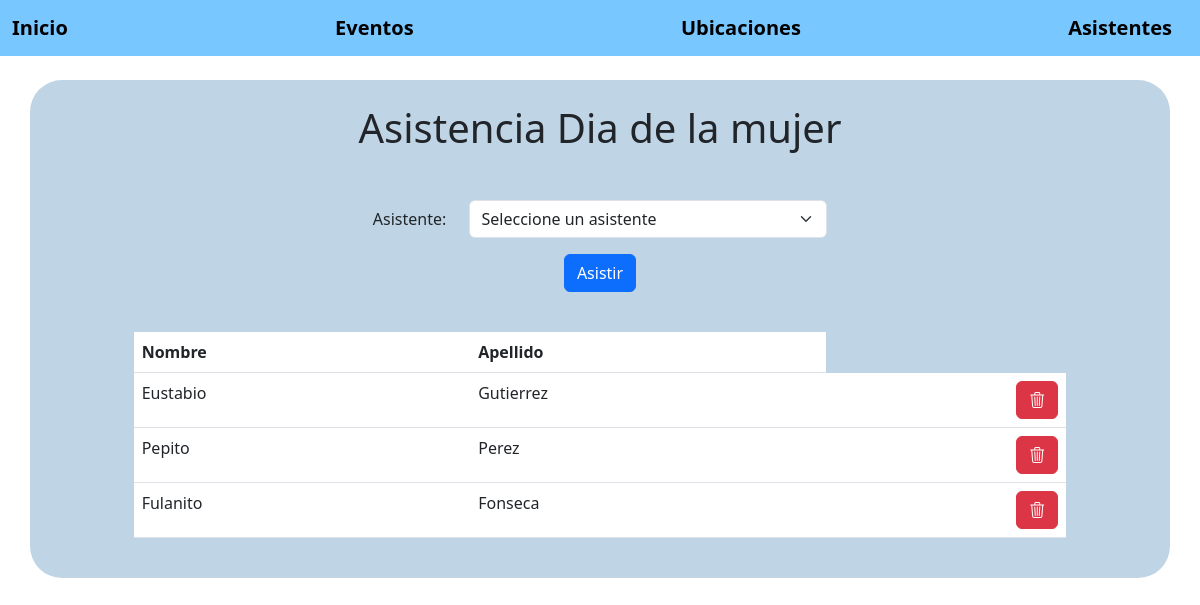
The page /view/eveIndex.php?id=1&action=eveAsa on the database its author committed.
### tables this page shows
CREATE TABLE `evento` (
  `eve_id` int(11) NOT NULL,
  `eve_nombre` varchar(100) NOT NULL,
  `eve_fecha` date NOT NULL,
  `ubi_id` int(11) NOT NULL
);

CREATE TABLE `asistencia` (
  `asa_id` int(11) NOT NULL,
  `eve_id` int(11) NOT NULL,
  `ase_id` int(11) NOT NULL
);

CREATE TABLE `asistente` (
  `ase_id` int(11) NOT NULL,
  `ase_nombre` varchar(100) NOT NULL,
  `ase_apellido` varchar(100) NOT NULL,
  `ase_correo` varchar(50) NOT NULL
);

### controller/eventoController.php (called while the page is built, shortened)
<?php
require_once '../model/evento.php';
class Controller
{
    private $model;
    public function __construct()
    {
        $this->model = new Model();
    }
    public function eveAsa($id)
    {
        $eve = $this->model->getEvento($id);
        $asistentesxe = $this->model->getAsistentesxE($id);
        include '../view/eveAsa.php';
    }
}

### model/evento.php (called while the page is built, shortened)
<?php
class Model
{
    private $db_connection;
    public function __construct()
    {
        include '../database.php';
        $database = new Database();
        $this->db_connection = $database->getConnection();
    }
    public function getEvento($id)
    {
        $query = "SELECT * FROM evento WHERE evento.eve_id = :id";
        $stmt = $this->db_connection->prepare($query);
        $stmt->bindParam(":id", $id);
        $stmt->execute();
        $evento = $stmt->fetch(PDO::FETCH_ASSOC);
        return $evento;
    }
    public function getAsistentesxE($evento)
    {
        $query = "SELECT asistencia.asa_id, asistente.ase_nombre, asistente.ase_apellido
		FROM asistencia
		INNER JOIN evento ON evento.eve_id = asistencia.eve_id
		INNER JOIN asistente ON asistente.ase_id = asistencia.ase_id
        WHERE asistencia.eve_id = :evento";
        $stmt = $this->db_connection->prepare($query);
        $stmt->bindParam(":evento", $evento);
        $stmt->execute();
        $eventos = $stmt->fetchAll();
        return $eventos;
    }
}

### database.php (called while the page is built, shortened)
<?php
class Database
{
	private $host = 'localhost';
	private $db_name = 'eventos';
	private $username = 'root';
	private $password = '';
	public function getConnection()
	{
		$this->conn = null;
		try {
			$this->conn = new PDO(
				"mysql:host={$this->host};dbname={$this->db_name}",
				$this->username,
				$this->password
			);
			$this->conn->setAttribute(PDO::ATTR_ERRMODE, PDO::ERRMODE_EXCEPTION);
		} catch (PDOException $exception) {
			echo 'Error de conexión: ' . $exception->getMessage();
		}
		return $this->conn;
	}
}

### view/eveAsa.php (the view, shortened to what this page needs)
<!DOCTYPE html>
<html lang="en">
<head>
    <link rel="stylesheet" href="https://cdn.jsdelivr.net/npm/bootstrap@5.3.0-alpha3/dist/css/bootstrap.min.css">
    <link rel="stylesheet" href="https://cdn.jsdelivr.net/npm/bootstrap-icons@1.10.5/font/bootstrap-icons.css">
</head>
<body>
    <nav class="navbar navbar-expand-lg" style="background-color: #0998ff8a;">
        <div class="container-fluid">
            <a class="navbar-brand" href="../index.php"><strong>Inicio</strong></a>
            <a class="navbar-brand" href="eveIndex.php"><strong>Eventos</strong></a>
            <a class="navbar-brand" href="ubiIndex.php"><strong>Ubicaciones</strong></a>
            <a class="navbar-brand" href="aseIndex.php"><strong>Asistentes</strong></a>
        </div>
    </nav><br>
    <div class="container text-center p-2 rounded-5" style="background-color: #BFD4E4;">
        <div class="row py-3">
            <div class="col">
                <h1 class="h1">Asistencia <?php echo $eve['eve_nombre']; ?></h1>
            </div>
        </div>
        <div class="row py-3">
            <form method="POST" action="eveIndex.php?id=<?php echo $eve['eve_id'] ?>&action=createAsistencia">
                <div class="row justify-content-center py-2">
                    <div class="col-1">
                        <label for="asistente" class="col-form-label">Asistente:</label>
                    </div>
                    <div class="col-4">
                        <select class="form-select" id="asistente" name="asistente">
                            <option selected>Seleccione un asistente</option>
                        </select>
                    </div>
                </div>
                <div class="row justify-content-center py-2">
                    <div class="col-2">
                        <button type="submit" class="btn btn-primary">Asistir</button>
                    </div>
                </div>
            </form>
        </div>
        <div class="row justify-content-center py-3">
            <div class="col-10">
                <table class="table">
                    <thead>
                        <tr class="text-start">
                            <th scope="col">Nombre</th>
                            <th scope="col">Apellido</th>
                        </tr>
                    </thead>
                    <tbody>
                        <?php
                        foreach ($asistentesxe as $asexe) { ?>
                            <tr>
                                <td class="text-start"><?php echo $asexe['ase_nombre']; ?></td>
                                <td class="text-start"><?php echo $asexe['ase_apellido']; ?></td>
                                <td class="text-end">
                                    <div class="d-flex justify-content-end">
                                        <a title="Eliminar" href="eveIndex.php?id=<?php echo $eve['eve_id']; ?>&idA=<?php echo $asexe['asa_id']; ?>&action=deleteAsistencia" class="btn btn-danger" onclick="return confirm('¿Estás seguro de que deseas eliminar <?php echo $asexe['ase_nombre'] . ' ' . $asexe['ase_apellido']; ?>?')"><i class="bi bi-trash3"></i></a>
                                    </div>
                                </td>
                            </tr>
                        <?php } ?>
                    </tbody>
                </table>
            </div>
        </div>
    </div>
</body>
</html>

### rows shown on the page
evento: eve_nombre "Dia de la mujer"
asistencia: ase.ase_nombre "Eustabio", ase.ase_apellido "Gutierrez"
asistencia: ase.ase_nombre "Pepito", ase.ase_apellido "Perez"
asistencia: ase.ase_nombre "Fulanito", ase.ase_apellido "Fonseca"
